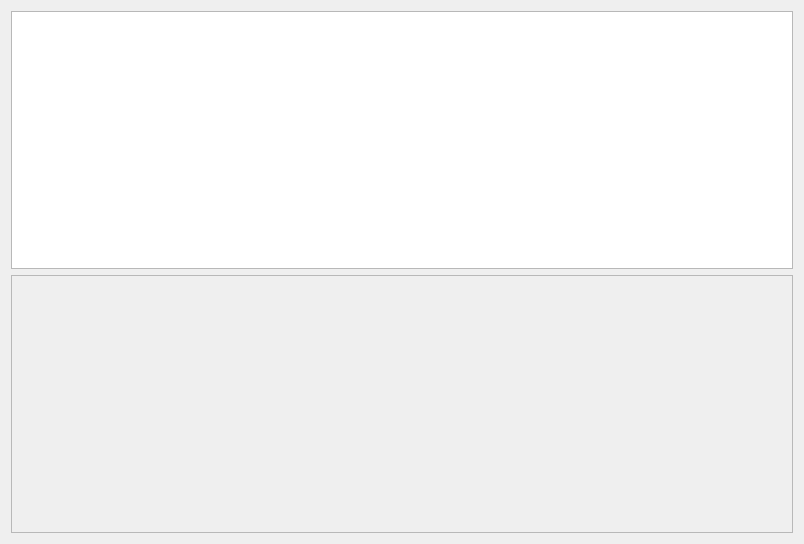
<?xml version="1.0" encoding="UTF-8"?>
<ui version="4.0">
 <class>ChoosingResult_Ui</class>
 <widget class="QWidget" name="ChoosingResult_Ui">
  <property name="geometry">
   <rect>
    <x>0</x>
    <y>0</y>
    <width>804</width>
    <height>544</height>
   </rect>
  </property>
  <property name="windowTitle">
   <string>Form</string>
  </property>
  <layout class="QVBoxLayout" name="verticalLayout">
   <item>
    <widget class="QTextBrowser" name="textBrowser"/>
   </item>
   <item>
    <widget class="QScrollArea" name="scrollArea">
     <property name="widgetResizable">
      <bool>true</bool>
     </property>
     <widget class="QWidget" name="scrollAreaWidgetContents">
      <property name="geometry">
       <rect>
        <x>0</x>
        <y>0</y>
        <width>784</width>
        <height>258</height>
       </rect>
      </property>
      <layout class="QVBoxLayout" name="verticalLayout_2"/>
     </widget>
    </widget>
   </item>
  </layout>
 </widget>
 <resources/>
 <connections/>
</ui>
